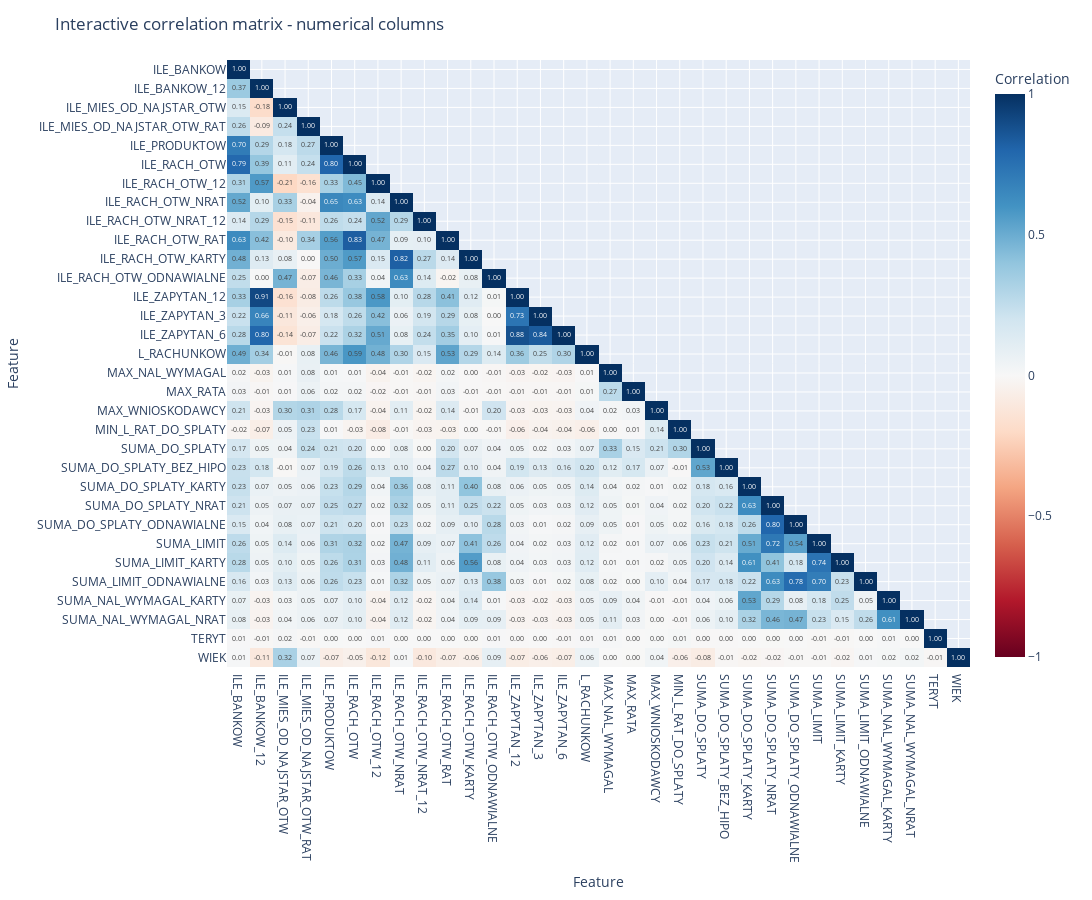

Notebook code cell kept with this figure:
### Markdown cell above
Assuring the right correlations after preprocessing:

### Code cell
num_cols_present = [c for c in numerical_cols if c in df_no_high_corr.columns]
corr = df_no_high_corr[num_cols_present].corr()

# mask upper triangle so plot shows each pair once
mask = np.triu(np.ones_like(corr, dtype=bool), k=1)
corr_masked = corr.mask(mask)

fig = px.imshow(
    corr_masked,
    x=corr_masked.columns,
    y=corr_masked.index,
    color_continuous_scale="RdBu",
    zmin=-1,
    zmax=1,
    labels={"x":"Feature", "y":"Feature", "color":"Correlation"},
    text_auto=".2f",
    aspect="auto",
)
fig.update_layout(title="Interactive correlation matrix - numerical columns", width=1800, height=900)
fig.show()

### Figure 1 — Plotly figure (JSON) as saved in the notebook; plotly's stock layout.template omitted (floating-point values rounded to 4 significant figures; data arrays with more than 128 entries replaced by an {"elided": "..."} marker saying what was removed)
{"data": [{"coloraxis": "coloraxis", "hovertemplate": "Feature: %{x}<br>Feature: %{y}<br>Correlation: %{z}<extra></extra>", "name": "0", "texttemplate": "%{z:.2f}", "type": "heatmap", "x": ["ILE_BANKOW", "ILE_BANKOW_12", "ILE_MIES_OD_NAJSTAR_OTW", "ILE_MIES_OD_NAJSTAR_OTW_RAT", "ILE_PRODUKTOW", "ILE_RACH_OTW", "ILE_RACH_OTW_12", "ILE_RACH_OTW_NRAT", "ILE_RACH_OTW_NRAT_12", "ILE_RACH_OTW_RAT", "ILE_RACH_OTW_KARTY", "ILE_RACH_OTW_ODNAWIALNE", "ILE_ZAPYTAN_12", "ILE_ZAPYTAN_3", "ILE_ZAPYTAN_6", "L_RACHUNKOW", "MAX_NAL_WYMAGAL", "MAX_RATA", "MAX_WNIOSKODAWCY", "MIN_L_RAT_DO_SPLATY", "SUMA_DO_SPLATY", "SUMA_DO_SPLATY_BEZ_HIPO", "SUMA_DO_SPLATY_KARTY", "SUMA_DO_SPLATY_NRAT", "SUMA_DO_SPLATY_ODNAWIALNE", "SUMA_LIMIT", "SUMA_LIMIT_KARTY", "SUMA_LIMIT_ODNAWIALNE", "SUMA_NAL_WYMAGAL_KARTY", "SUMA_NAL_WYMAGAL_NRAT", "TERYT", "WIEK"], "xaxis": "x", "y": ["ILE_BANKOW", "ILE_BANKOW_12", "ILE_MIES_OD_NAJSTAR_OTW", "ILE_MIES_OD_NAJSTAR_OTW_RAT", "ILE_PRODUKTOW", "ILE_RACH_OTW", "ILE_RACH_OTW_12", "ILE_RACH_OTW_NRAT", "ILE_RACH_OTW_NRAT_12", "ILE_RACH_OTW_RAT", "ILE_RACH_OTW_KARTY", "ILE_RACH_OTW_ODNAWIALNE", "ILE_ZAPYTAN_12", "ILE_ZAPYTAN_3", "ILE_ZAPYTAN_6", "L_RACHUNKOW", "MAX_NAL_WYMAGAL", "MAX_RATA", "MAX_WNIOSKODAWCY", "MIN_L_RAT_DO_SPLATY", "SUMA_DO_SPLATY", "SUMA_DO_SPLATY_BEZ_HIPO", "SUMA_DO_SPLATY_KARTY", "SUMA_DO_SPLATY_NRAT", "SUMA_DO_SPLATY_ODNAWIALNE", "SUMA_LIMIT", "SUMA_LIMIT_KARTY", "SUMA_LIMIT_ODNAWIALNE", "SUMA_NAL_WYMAGAL_KARTY", "SUMA_NAL_WYMAGAL_NRAT", "TERYT", "WIEK"], "yaxis": "y", "z": {"elided": "32x32 float values"}}], "layout": {"coloraxis": {"cmax": 1, "cmin": -1, "colorbar": {"title": {"text": "Correlation"}}, "colorscale": [[0, "rgb(103,0,31)"], [0.1, "rgb(178,24,43)"], [0.2, "rgb(214,96,77)"], [0.3, "rgb(244,165,130)"], [0.4, "rgb(253,219,199)"], [0.5, "rgb(247,247,247)"], [0.6, "rgb(209,229,240)"], [0.7, "rgb(146,197,222)"], [0.8, "rgb(67,147,195)"], [0.9, "rgb(33,102,172)"], [1, "rgb(5,48,97)"]]}, "height": 900, "margin": {"t": 60}, "title": {"text": "Interactive correlation matrix - numerical columns"}, "width": 1800, "xaxis": {"anchor": "y", "domain": [0, 1], "title": {"text": "Feature"}}, "yaxis": {"anchor": "x", "autorange": "reversed", "domain": [0, 1], "title": {"text": "Feature"}}}}
